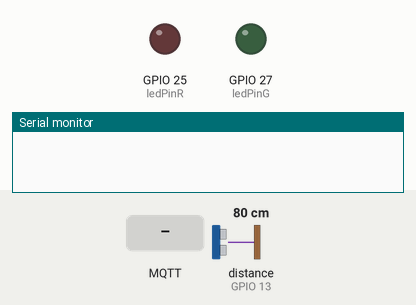
This program was run on a simulated ESP32. Parts: output pins drawn as LEDs (lit = HIGH), the last lines printed to the serial monitor. Wiring (inferred from the names in the program): ultrasonic range finder: trigger GPIO 12; echo GPIO 13. The inputs (shaded band) are chosen by the test bench; at power-on: distance to the obstacle (sensor on GPIO 13) 80 cm. The echo pulse lasts 58.3 µs per cm; WiFi joins after 1.5 s; servers stay silent unless stated; no MQTT or app messages arrive unless stated; pins used as bus, display or sensor lines are not drawn.

Above: at 0.0 s.
At 2.7 s:
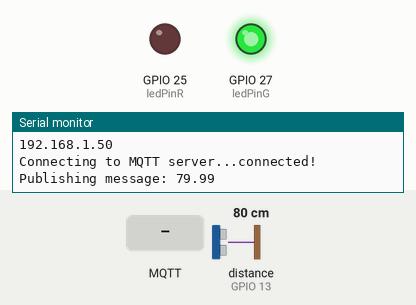
2.8 s: MQTT message "1" arrives on the first subscribed topic
Timing chart, 0 to 5.8 s (numbered marks = the images above; inputs shaded):
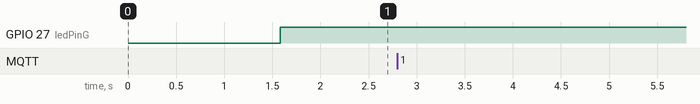

The program:

main.cpp
```cpp
#include <Arduino.h>
#include <WiFi.h>
#include <PubSubClient.h>

// Your WiFi credentials
const char *ssid = "hotspot";
const char *password = "pfjrbqzsocuvuhebyk";

// MQTT server details
const char *mqttServer = "broker.mqtt-dashboard.com";
const int mqttPort = 1883;
const char *mqttClientId = "esp32_client";

// MQTT topics
const char *waterLevelTopic = "esiot-2023-smart-river-monitoring-45983";
const char *frequencyTopic = "esiot-2023-smart-river-monitoring-58329";

// Pin configurations
const int ledPinG = 27;  // Green LED pin
const int ledPinR = 25;  // Red LED pin
const int triggerPin = 12; // Sonar trigger pin
const int echoPin = 13; // Sonar echo pin

// Frequencies for sending sonar data
const long F1 = 2000; // Frequency for normal state
const long F2 = 500;  // Frequency for other states
long currentFrequency = F1;

// WiFi and MQTT client instances
WiFiClient espClient;
PubSubClient client(espClient);

// Function to connect to WiFi
void connectToWiFi() {
  delay(10);

  // Displaying the SSID being connected to
  Serial.println(String("Connecting to ") + ssid);

  // Setting WiFi mode to station (client)
  WiFi.mode(WIFI_STA);

  // Attempting to connect to the WiFi network with specified credentials
  WiFi.begin(ssid, password);

  // Waiting for the WiFi connection to be established
  while (WiFi.status() != WL_CONNECTED) {
    delay(500);
    Serial.print(".");
  }

  Serial.println("");
  Serial.println("WiFi connected");
  Serial.println("IP address: ");
  Serial.println(WiFi.localIP());
}

// MQTT callback for handling incoming messages
void callback(char* topic, byte* payload, unsigned int length) {
  Serial.println(String("Message arrived on [") + topic + "] len: " + length );
  // Variable of the frequency taken from the ESP via MQTT
  char* frequency = (char*) payload;

  // It changes the frequency to send the data
  if (frequency[1] == '1') {
    currentFrequency = F1;
  } else {
    currentFrequency = F2;
  }
}

// Function to reconnect to the MQTT broker
bool reconnectMQTT() {
  // Check if not currently connected to the MQTT broker
  if (!client.connected()) {
    Serial.print("Connecting to MQTT server...");

    // Attempting to connect to the MQTT broker with the client ID
    if (client.connect(mqttClientId)) {
      Serial.println("connected!");
      // Subscribe to the MQTT topic for receiving frequency updates
      client.subscribe(frequencyTopic);
      return true;
    } else {
      // Connection attempt failed, display the error code
      Serial.print("failed, error = ");
      Serial.println(client.state());
      return false;
    }
  }
  // Return true if already connected to the MQTT broker
  return true;
}

// Function to perform sonar measurement and send data to MQTT broker
double sonar() {
  // It sends an ultrasonic impuls to activate the sonar
  digitalWrite(triggerPin, LOW);
  delayMicroseconds(2);
  digitalWrite(triggerPin, HIGH);
  delayMicroseconds(10);
  digitalWrite(triggerPin, LOW);

  // Measure the echo return time
  long duration = pulseIn(echoPin, HIGH);

  // Calculate the distance based on the measured duration
  // The formula is: Distance = (speed of sound * time of travel) / 2
  // The speed of sound is approximately 343 meters per second
  float distance = (0.0343 * duration) / 2;

  return distance;
}

// Function to send sonar data to the MQTT broker
bool sendDataToRiver(double distance) {
  String payload = String(distance);
  Serial.println(String("Publishing message: ") + payload);
  // Attempting to publish the sonar data to the specified MQTT topic
  if (client.publish(waterLevelTopic, payload.c_str())){
    return true;
  } else {
    return false;
  }
}

// Function to read distance, handle MQTT communication, and control LEDs
void readDistance(){
  double distance = sonar();

  // The connection is OK and the network is OK
  if (reconnectMQTT() && sendDataToRiver(distance)) {
    digitalWrite(ledPinG, HIGH);
    digitalWrite(ledPinR, LOW);
    delay(currentFrequency); // It sends the data with the expected frequency
  } else {
    // There is a problem with the network or the connection
    Serial.println("Problem detected");
    digitalWrite(ledPinG, LOW);
    digitalWrite(ledPinR, HIGH);
    delay(F2);
  }
}

void setup() {
  Serial.begin(9600);
  pinMode(triggerPin, OUTPUT);
  pinMode(echoPin, INPUT);
  pinMode(ledPinG, OUTPUT);
  pinMode(ledPinR, OUTPUT);

  // Connection to the wifi
  connectToWiFi();

  // Seed the random number generator with the microsecond value
  randomSeed(micros());

  // Connection to the MQTT broker and set up callback function for incoming messages
  client.setServer(mqttServer, mqttPort);
  client.setCallback(callback);
}

void loop() {
  // Check if not connected to the MQTT broker and attempt reconnection
  if (!client.connected()) {
    reconnectMQTT();
  }
  // Maintain the MQTT connection and handle incoming messages
  client.loop();

  readDistance();
}
```
